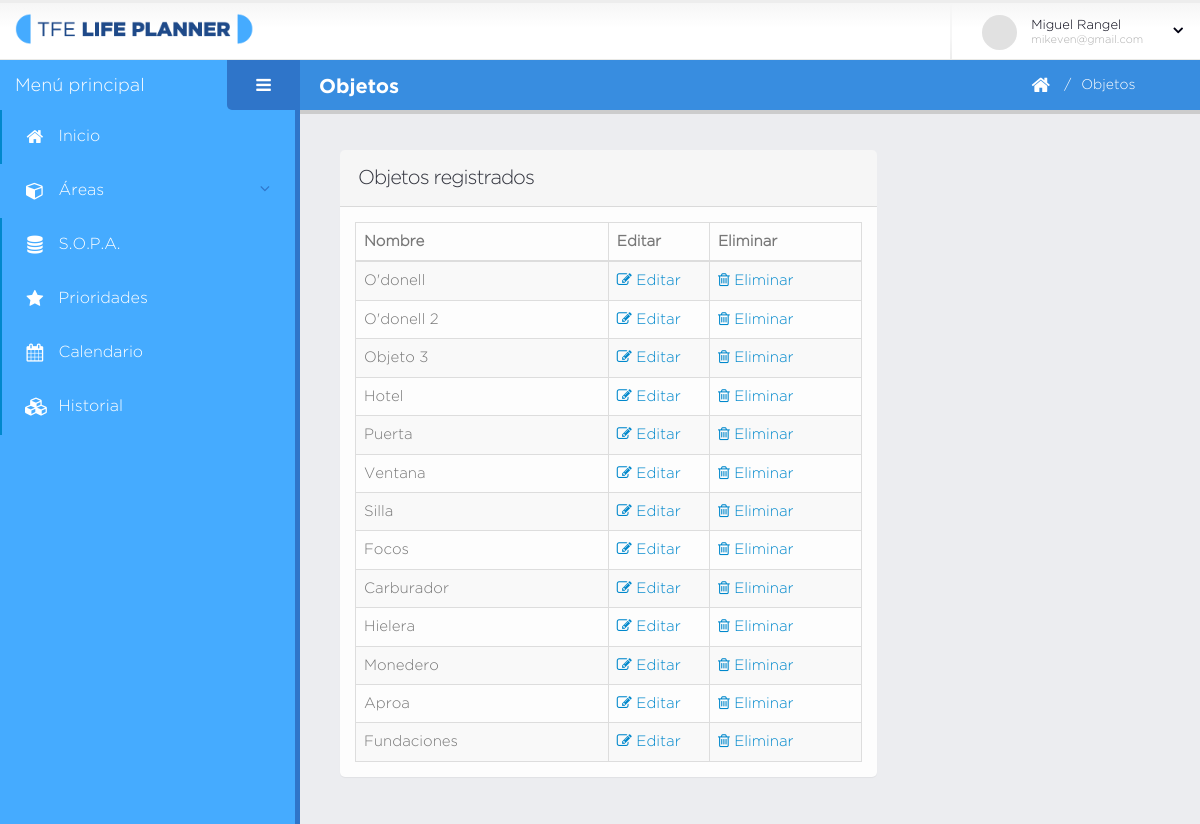
The app's page /objetos.php (signed in), older data.
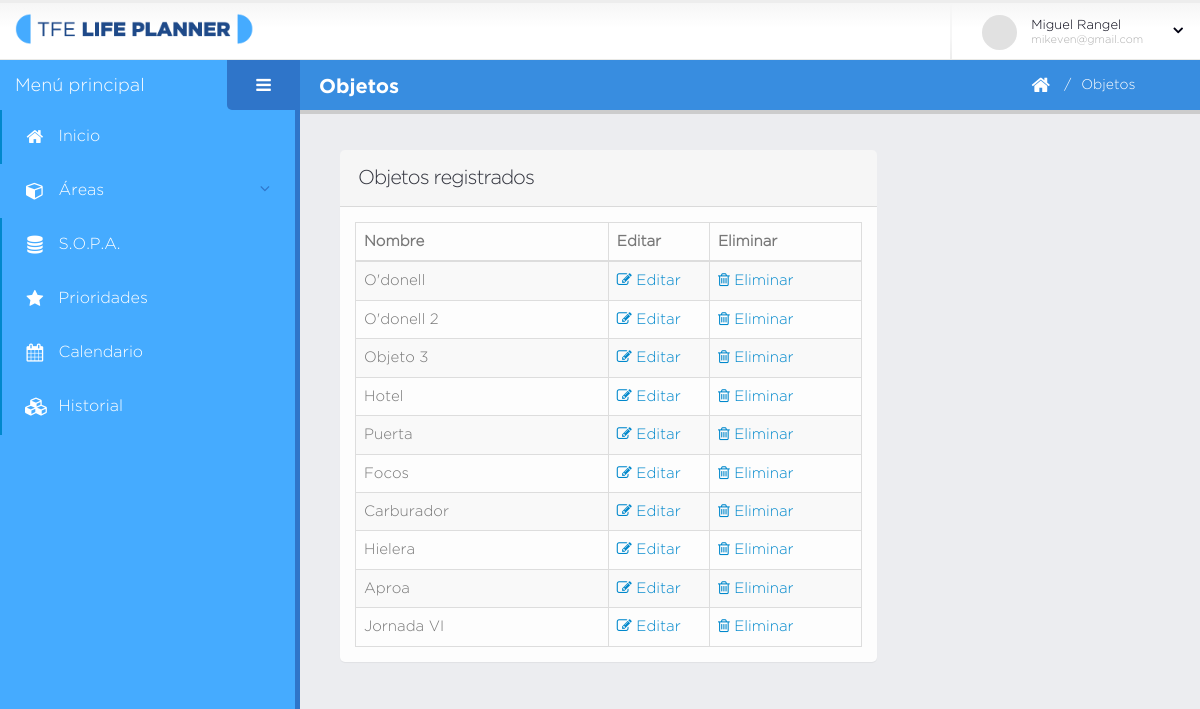
The same page, newer data.
### tables this page shows
CREATE TABLE `objeto` (
  `id` int(11) NOT NULL,
  `nombre` varchar(140) NOT NULL,
  `creado` datetime DEFAULT NULL,
  `modificado` datetime DEFAULT NULL,
  `usuario_id` int(11) NOT NULL
);

### database/data-objeto.php (called while the page is built, shortened)
<?php
	function obtenerListaObjetos( $dbh, $idu ){
		$q = "select * from objeto where usuario_id = $idu";
		return obtenerListaRegistros( mysqli_query( $dbh, $q ) );
	}
?>

### database/bd.php (called while the page is built, shortened)
<?php
	function obtenerListaRegistros( $data ){
		$lista_c = array();
		if( $data ){
			while( $c = mysqli_fetch_array( $data ) ){
				$lista_c[] = $c;
			}
		}
		return $lista_c;
	}
?>

### objetos.php (the view, shortened to what this page needs)
<?php
    include( "database/bd.php" );
    include( "database/data-acceso.php" );
    include( "database/data-objeto.php" );
    $idu = $_SESSION["user"]["id"];
    $objetos = obtenerListaObjetos( $dbh, $idu );
?>
<!doctype html>
<html class="fixed">
	<head>
		<link rel="stylesheet" href="assets/vendor/bootstrap/css/bootstrap.css" />
		<link rel="stylesheet" href="assets/vendor/font-awesome/css/font-awesome.css" />
		<link rel="stylesheet" href="assets/vendor/magnific-popup/magnific-popup.css" />
		<link rel="stylesheet" href="assets/vendor/bootstrap-datepicker/css/datepicker3.css" />
		<link rel="stylesheet" href="assets/vendor/pnotify/pnotify.custom.css" />
		<link rel="stylesheet" href="assets/vendor/select2/select2.css" />
		<link rel="stylesheet" href="assets/vendor/jquery-datatables-bs3/assets/css/datatables.css" />
		<link rel="stylesheet" href="assets/stylesheets/theme.css" />
		<link rel="stylesheet" href="assets/stylesheets/skins/default.css" />
		<link rel="stylesheet" href="assets/stylesheets/theme-custom.css">
	</head>
	<body>
		<section class="body">
			<?php include( "secciones/header.php" ); ?>
			<div class="inner-wrapper">
				<?php include( "secciones/navegacion.php" ); ?>
				<section role="main" class="content-body">
					<?php include( "secciones/titulo_pagina.php" ); ?>
					<div class="row">
						<div class="col-md-8 col-sm-6 col-xs-12">
							<section class="panel">
								<header class="panel-heading">
									<h2 class="panel-title">Objetos registrados</h2>
								</header>
								<div id="tabla_objetos" class="panel-body">
									<table id="datatable-default"
									class="table table-bordered table-striped mb-none" >
										<thead>
											<tr>
												<th width="50%">Nombre</th>
												<th width="20%">Editar</th>
												<th width="30%">Eliminar</th>
											</tr>
										</thead>
										<tbody>
											<?php foreach ( $objetos as $o ) { ?>
											<tr class="gradeX">
												<td><?php echo $o["nombre"] ?></td>
												<td>
													<a href="editar-objeto.php?id=<?php echo $o["id"]?>">
												<i class="fa fa-edit"></i> Editar</a>
												</td>
												<td>
													<a href="#confirmar-accion"
													class="modal-sizes modal-with-zoom-anim elim_objeto"
													data-ido="<?php echo $o["id"] ?>">
														<i class="fa fa-trash-o"></i> Eliminar
													</a>
												</td>
											</tr>
											<?php } ?>
										</tbody>
									</table>
								</div>
							</section>
						</div>
					</div>
				</section>
			</div>
		</section>
	</body>
</html>

Row changes from the older to the newer data that the page shows:
removed objeto: nombre "Ventana"
removed objeto: nombre "Silla"
removed objeto: nombre "Monedero"
removed objeto: nombre "Fundaciones"
added objeto: nombre "Jornada VI"
